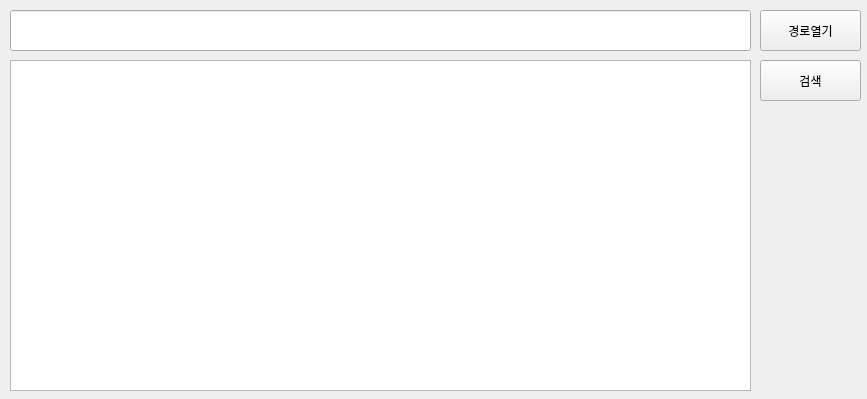
<?xml version="1.0" encoding="UTF-8"?>
<ui version="4.0">
 <class>Form</class>
 <widget class="QWidget" name="Form">
  <property name="geometry">
   <rect>
    <x>0</x>
    <y>0</y>
    <width>867</width>
    <height>399</height>
   </rect>
  </property>
  <property name="windowTitle">
   <string>폴더테이블</string>
  </property>
  <widget class="QPushButton" name="pushButton_Open">
   <property name="geometry">
    <rect>
     <x>760</x>
     <y>10</y>
     <width>101</width>
     <height>41</height>
    </rect>
   </property>
   <property name="text">
    <string>경로열기</string>
   </property>
  </widget>
  <widget class="QTableWidget" name="tableWidget">
   <property name="geometry">
    <rect>
     <x>10</x>
     <y>60</y>
     <width>741</width>
     <height>331</height>
    </rect>
   </property>
   <property name="autoFillBackground">
    <bool>true</bool>
   </property>
   <attribute name="horizontalHeaderCascadingSectionResizes">
    <bool>true</bool>
   </attribute>
  </widget>
  <widget class="QPushButton" name="pushButton_Search">
   <property name="geometry">
    <rect>
     <x>760</x>
     <y>60</y>
     <width>101</width>
     <height>41</height>
    </rect>
   </property>
   <property name="text">
    <string>검색</string>
   </property>
  </widget>
  <widget class="QLineEdit" name="lineEdit_Path">
   <property name="geometry">
    <rect>
     <x>10</x>
     <y>10</y>
     <width>741</width>
     <height>41</height>
    </rect>
   </property>
  </widget>
 </widget>
 <resources/>
 <connections/>
</ui>
